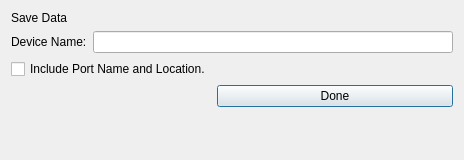
<?xml version="1.0" encoding="UTF-8"?>
<ui version="4.0">
 <class>Dialog</class>
 <widget class="QDialog" name="Dialog">
  <property name="geometry">
   <rect>
    <x>0</x>
    <y>0</y>
    <width>464</width>
    <height>160</height>
   </rect>
  </property>
  <property name="windowTitle">
   <string>Save Data</string>
  </property>
  <layout class="QFormLayout" name="formLayout_2">
   <item row="0" column="0">
    <widget class="QLabel" name="title_label">
     <property name="text">
      <string>Save Data</string>
     </property>
    </widget>
   </item>
   <item row="1" column="0" colspan="2">
    <layout class="QFormLayout" name="device_name_box">
     <item row="0" column="0">
      <widget class="QLabel" name="device_name_label">
       <property name="text">
        <string>Device Name:</string>
       </property>
      </widget>
     </item>
     <item row="0" column="1">
      <widget class="QLineEdit" name="device_name_input"/>
     </item>
    </layout>
   </item>
   <item row="2" column="0">
    <widget class="QCheckBox" name="port_check_box">
     <property name="text">
      <string>Include Port Name and Location.</string>
     </property>
    </widget>
   </item>
   <item row="3" column="1">
    <widget class="QPushButton" name="done_button">
     <property name="text">
      <string>Done</string>
     </property>
    </widget>
   </item>
  </layout>
 </widget>
 <resources/>
 <connections/>
</ui>
